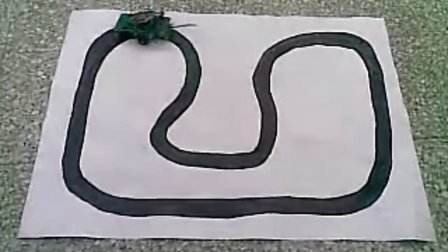
#> input picture timg.jpg, 448 x 252 px, found by its file name
$ python perspective_bina.py
#> lines starting #> are read from the running program, lines starting #| are printed output that depends on the picture; after the words box and inside, x2 and y2 are one past the last pixel; in counts of white or black regions, pixels touching at a corner belong together
# -*- coding: utf-8 -*-
import numpy as np
import cv2
from imutils import resize
import matplotlib.pyplot as plt


def Perspective_bina(address, matrixA, matrixB):
    img = cv2.imread(address)
#> img is the input picture: shape (252, 448, 3); mean B, G, R 150, 148.5, 148.4
    rows, cols, ch = img.shape
#> rows = 252; cols = 448; ch = 3

    pts1 = np.float32(matrixA)
    pts2 = np.float32(matrixB)
    M = cv2.getPerspectiveTransform(pts1, pts2)

    img = cv2.warpPerspective(img, M, (300, 300))
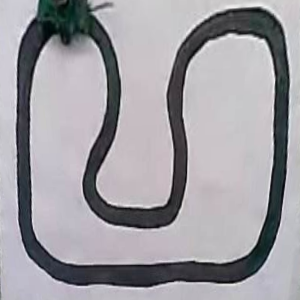
#> img: shape (300, 300, 3); mean B, G, R 161.7, 156.3, 158.2
    img = cv2.GaussianBlur(img, (3, 3), 3)
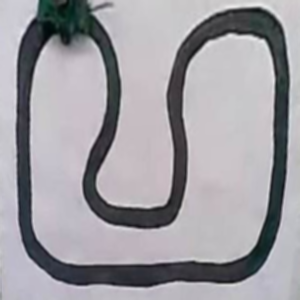
#> img: shape (300, 300, 3); mean B, G, R 161.7, 156.3, 158.2
    img = resize(img, width=700)
#> img: shape (700, 700, 3)

    img = cv2.cvtColor(img, cv2.COLOR_RGB2GRAY)
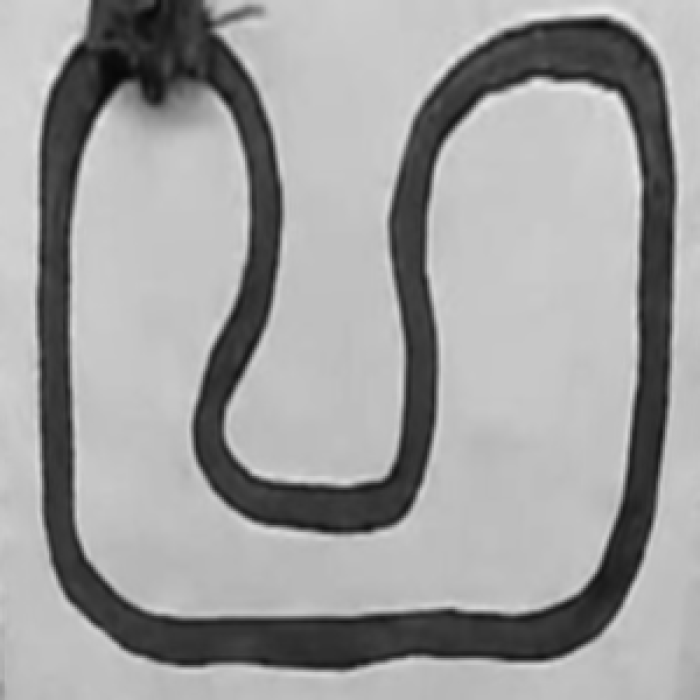
#> img: shape (700, 700); min 8, max 235, mean 158.1
    th = cv2.adaptiveThreshold(img, 255, cv2.ADAPTIVE_THRESH_GAUSSIAN_C,
                               cv2.THRESH_BINARY, 199, 11)
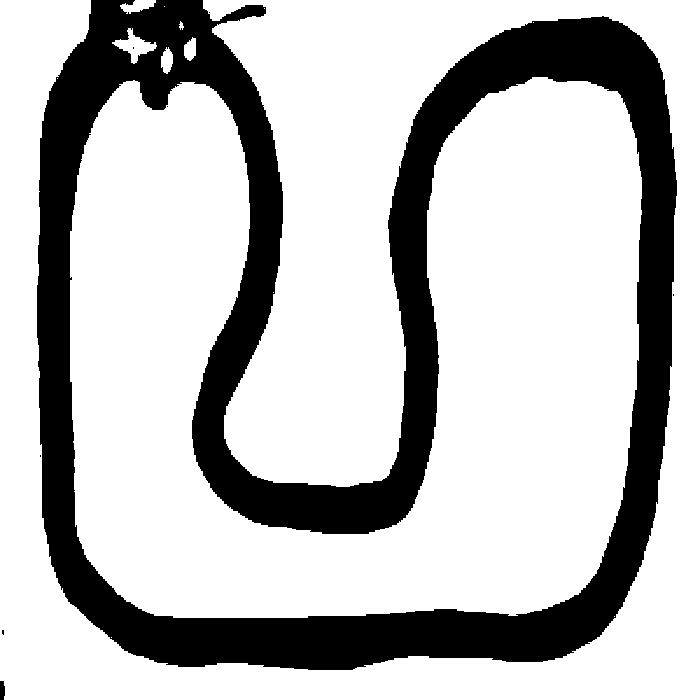
#> th: shape (700, 700); 74.7% white; 8 black regions (6 under 20 px), largest, box (x1, y1, x2, y2) and area: (37, 0, 677, 670) 123864, (0, 681, 5, 700) 86

    th = cv2.bitwise_not(th)

    kernel = np.array([[0, 1, 1],
                       [0, 1, 0],
                       [1, 1, 0]], dtype='uint8')

    th = cv2.morphologyEx(th, cv2.MORPH_CLOSE, kernel)
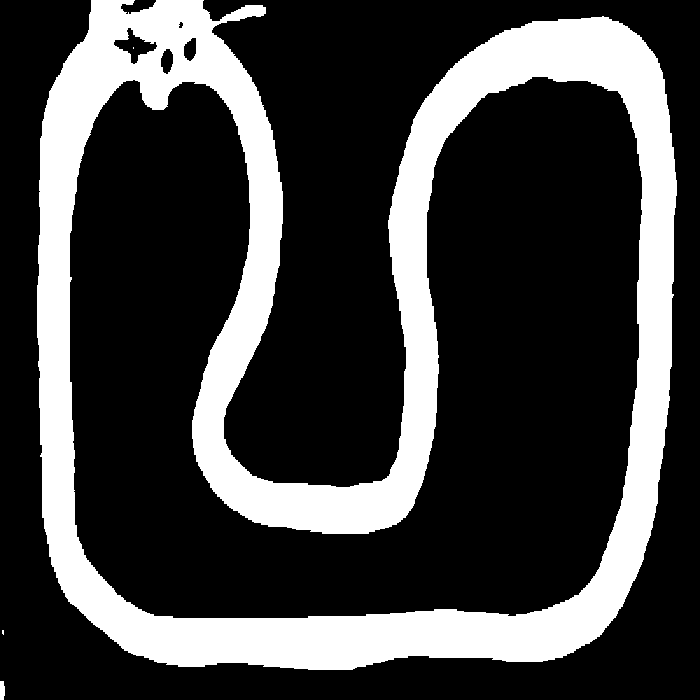
#> th: shape (700, 700); 25.4% white; 4 white regions (2 under 20 px), largest, box (x1, y1, x2, y2) and area: (37, 0, 677, 670) 124235, (0, 681, 5, 700) 86
    return th


pts1 = np.float32([[130, 20], [335, 28], [18, 230], [430, 230]])
pts2 = np.float32([[50, 0], [250, 0], [0, 300], [300, 300]])

img = Perspective_bina(
    'C:/Users/k1017/Desktop/block1/some/timg.jpg', pts1, pts2)
C_A = img[[0, 1, 2]]
C_A = C_A[:, [1, 2, 3]]
#> C_A = [[0, 0, 0], [0, 0, 0], [0, 0, 0]]
print(C_A)
#| [[0 0 0]
#|  [0 0 0]
#|  [0 0 0]]
for i in range(700):
    for j in range(700):
        print(img[i][j], end="")
    print('\n')
#> this loop made 700 passes
#> (printed output is left out)
cv2.imshow('mask', img)
cv2.waitKey(0)
'''
pts1 = np.float32([[56,65],[368,52],[28,387],[389,390]])
pts2 = np.float32([[50,0],[250,0],[0,300],[300,300]])

dst=Perspective("C:/Users/k1017/Desktop/block1/some/IMG_2993.JPG",pts1,pts2)
plt.subplot(122),plt.imshow(dst),plt.title('Output')
plt.show()
'''
